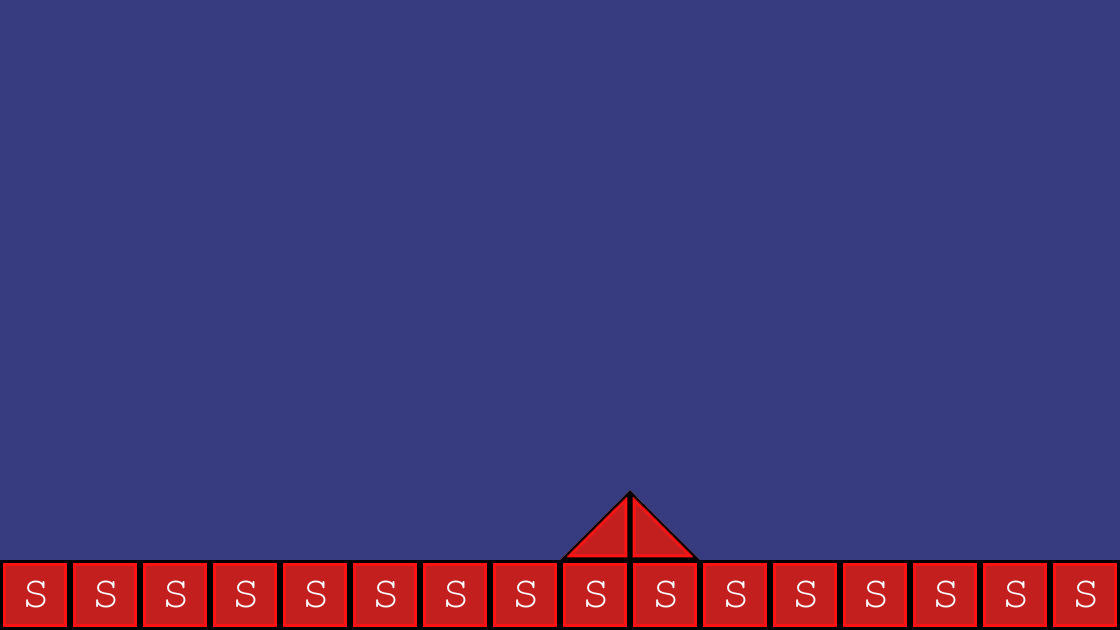

Tiled map render using the project's own tile images. Description and the map definition, with tile-layer contents summarised, below:
An orthogonal 16x9 tile map with 70x70 px tiles, 2 tile layers (Background1, collision), 2 tilesets and 2 objects (PlayerBase, EnemyBase).

<map version="1.0" orientation="orthogonal" renderorder="right-down" width="16" height="9" tilewidth="70" tileheight="70" backgroundcolor="#373c80">
 <tileset firstgid="1" name="background-tiles" tilewidth="70" tileheight="70">
  <image source="../img/background-tiles.png" width="910" height="910" />
 </tileset>
 <tileset firstgid="170" name="meta-tiles" tilewidth="70" tileheight="70">
  <image source="../img/meta-tiles.png" width="350" height="70" />
  <tile id="1">
   <properties>
    <property name="type" value="lslope" />
   </properties>
  </tile>
  <tile id="3">
   <properties>
    <property name="type" value="rslope" />
   </properties>
  </tile>
  <tile id="4">
   <properties>
    <property name="type" value="solid" />
   </properties>
  </tile>
 </tileset>
 <layer name="Background1" width="16" height="9">
  <data>[144 cells, 18 non-empty, 5 distinct tile ids]</data>
 </layer>
 <layer name="collision" width="16" height="9">
  <data>[144 cells, 18 non-empty, 3 distinct tile ids]</data>
 </layer>
 <objectgroup name="Base Entities">
  <object name="PlayerBase" x="142" y="420" width="68" height="140" />
  <object name="EnemyBase" x="914" y="422" width="62" height="136" />
 </objectgroup>
</map>
